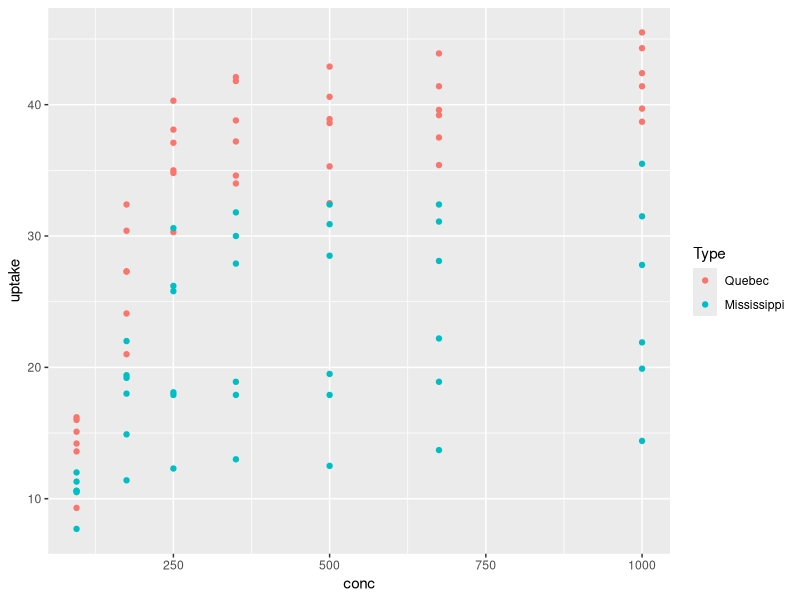
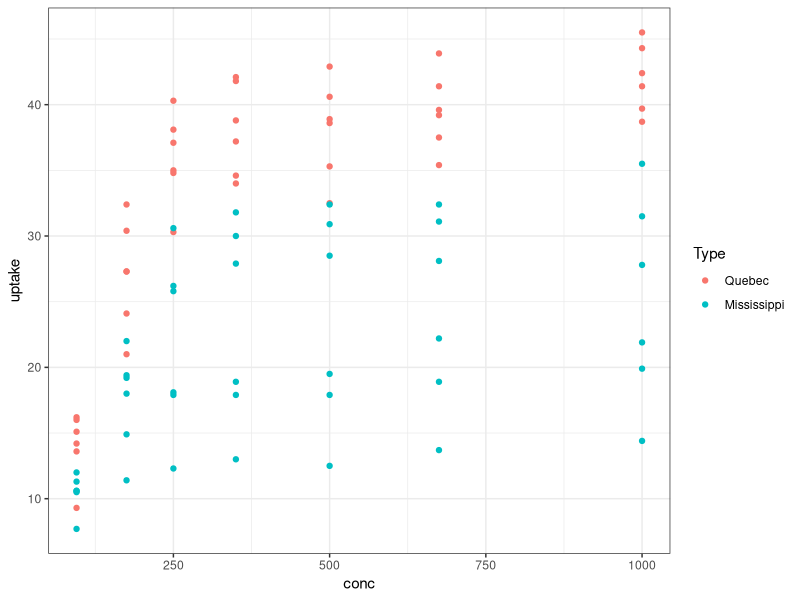
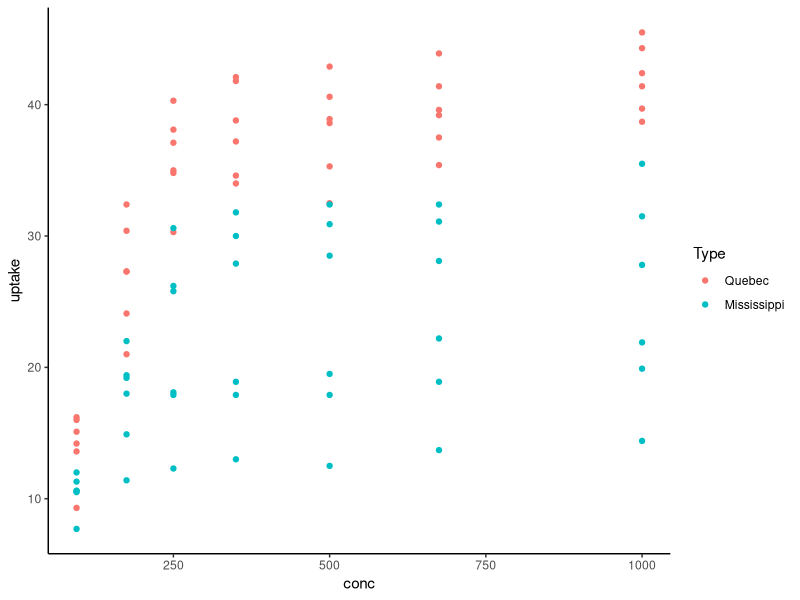
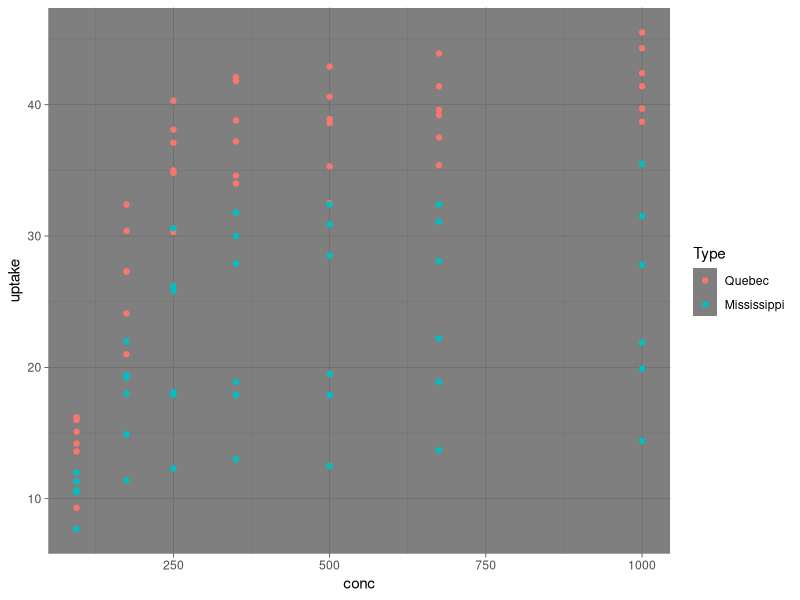
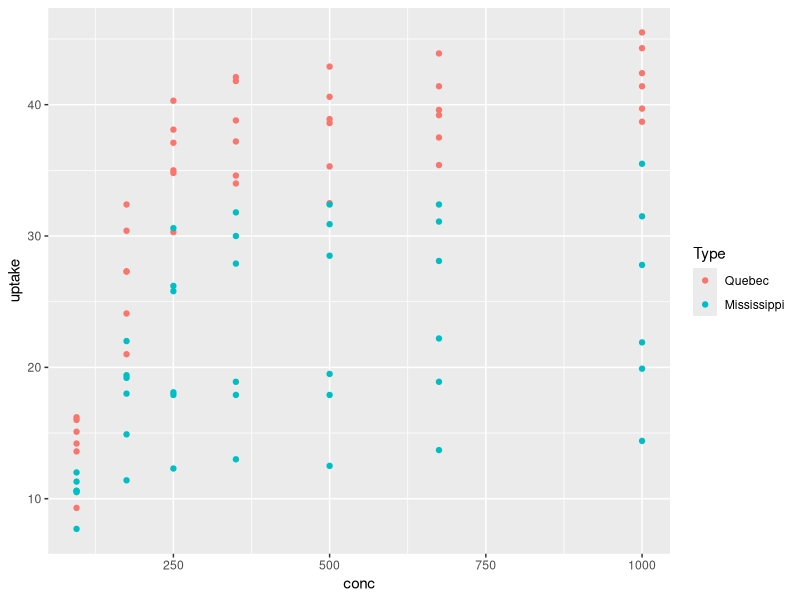
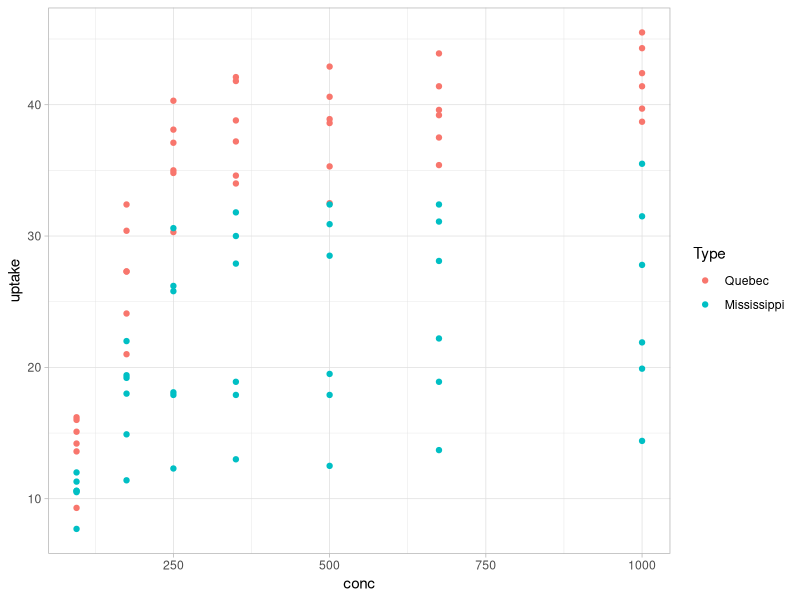
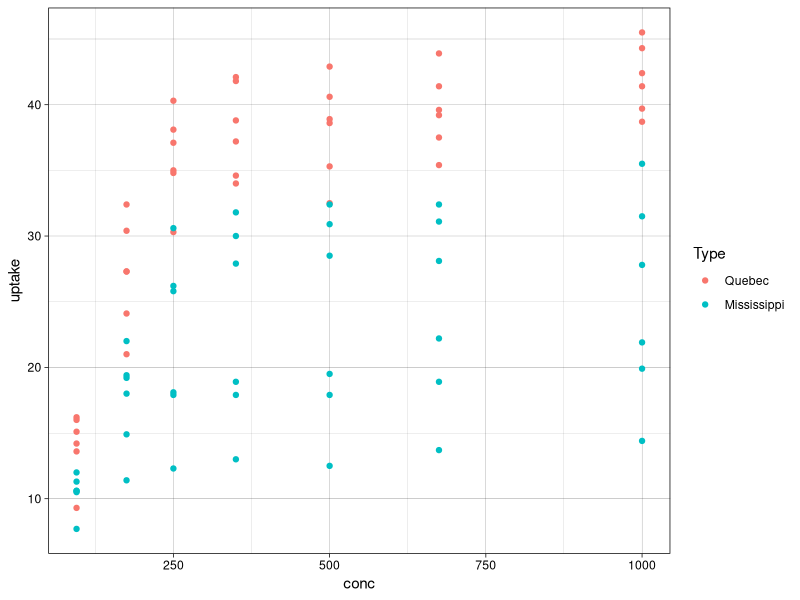
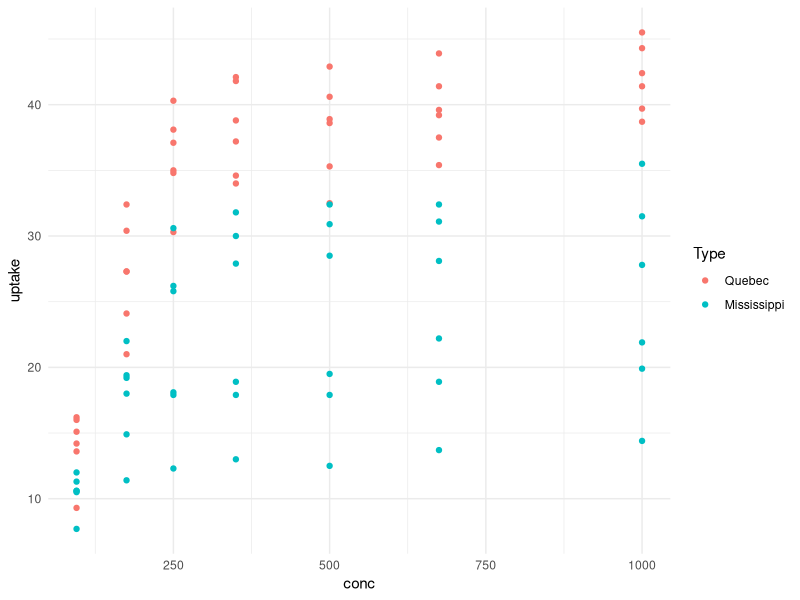

The R source for these figures, in order:
# Attēla noformēšana

library(ggplot2)

## Definētās attēla tēmas
ggplot(CO2, aes(conc, uptake, color = Type)) + geom_point()

ggplot(CO2, aes(conc, uptake, color = Type)) + geom_point() + 
      theme_bw()

ggplot(CO2, aes(conc, uptake, color = Type)) + geom_point() + 
      theme_classic()

ggplot(CO2, aes(conc, uptake, color = Type)) + geom_point() + 
      theme_dark()

ggplot(CO2, aes(conc, uptake, color = Type)) + geom_point() + 
      theme_grey()

ggplot(CO2, aes(conc, uptake, color = Type)) + geom_point() + 
      theme_light()

ggplot(CO2, aes(conc, uptake, color = Type)) + geom_point() + 
      theme_linedraw()

ggplot(CO2, aes(conc, uptake, color = Type)) + geom_point() + 
      theme_minimal()

ggplot(CO2, aes(conc, uptake, color = Type)) + geom_point() + 
      theme_void()

## Atsevišķu attēla elementu mainīšana

### Attēla virsraksts
ggplot(CO2, aes(conc, uptake, color = Type)) + geom_point() + 
      labs(title = "CO2 attēls")+
      theme(plot.title = element_text(colour = "darkgreen",
                                      size = 20,
                                      face = "italic"))

ggplot(CO2, aes(conc, uptake, color = Type)) + geom_point() + 
      labs(title = "CO2 attēls")+
      theme(plot.title = element_text(hjust = 0.5))

ggplot(CO2, aes(conc, uptake, color = Type)) + geom_point() + 
      labs(title = "CO2 attēls", subtitle = "Koncentrācijas ietekme")+
      theme(plot.subtitle = element_text(face = "bold",
                                         colour = "blue"))

### Asu paraksti
ggplot(CO2, aes(conc, uptake, color = Type)) + geom_point() + 
      theme(axis.title = element_text(size = 15,
                                      face = "bold"))

ggplot(CO2, aes(conc, uptake, color = Type)) + geom_point() + 
      theme(axis.title.x = element_blank(),
            axis.title.y = element_text(colour = "red"))

### Asu apzīmējumi
ggplot(CO2, aes(conc, uptake, color = Type)) + geom_point() + 
      theme(axis.text.x = element_text(angle = 45, hjust = 1),
            axis.text.y = element_text(angle = 90, hjust = 0.5))

### Asu līnijas
ggplot(CO2, aes(conc, uptake, color = Type)) + geom_point() + 
      theme(axis.line = element_line(linetype = "longdash"))

ggplot(CO2, aes(conc, uptake, color = Type)) + geom_point() + 
      theme(axis.line = element_line(arrow = arrow(length = unit(2, 'mm'))))

### Leģendas novietojums
ggplot(CO2, aes(conc,uptake, color = Type)) + geom_point() + 
      theme(legend.position = "bottom")

ggplot(CO2,aes(conc, uptake, color = Type)) + geom_point() + 
      theme(legend.position = c(0.1,0.8))

ggplot(CO2, aes(conc, uptake, color = Type)) + geom_point() + 
      theme(legend.position = "bottom",
            legend.direction = "vertical")

ggplot(CO2, aes(conc, uptake, color = Type)) + geom_point() + 
      theme(legend.box.spacing = unit(1, "cm"))

### Leģendas virsraksts
ggplot(CO2, aes(conc, uptake, color = Type)) + geom_point() + 
      theme(legend.title = element_text(size = 15,
                                        color = "darkgreen",
                                        face = "bold.italic",
                                        hjust = 1))

### Leģendas pamatne
ggplot(CO2, aes(conc, uptake, color = Type)) + geom_point() + 
      theme(legend.background = element_rect(fill = "grey73",
                                                 colour = "black"))

ggplot(CO2, aes(conc, uptake, color = Type, shape = Treatment)) + geom_point() + 
      theme(legend.box.background = element_rect(fill = "grey73",
                                                 colour = "black"),
            legend.background = element_rect(fill = "grey90"))

### Leģendas teksti
ggplot(CO2, aes(conc, uptake, color = Type)) + geom_point() + 
      theme(legend.text = element_text(size = 7,
                                       angle = 5,
                                       hjust = 0.8))

### Leģendas ieraksti
ggplot(CO2, aes(conc, uptake, color = Type)) + geom_point() + 
      theme(legend.key = element_rect(fill = "lightblue",
                                      color = "blue"))

ggplot(CO2, aes(conc, uptake, color = Type)) + geom_point() + 
      theme(legend.key.height = unit(0.5, "cm"),
            legend.key.width = unit(1, "cm"))

### Attēla iekšējās daļas pamatne
ggplot(CO2, aes(conc, uptake, color = Type)) + geom_point() + 
      theme(panel.background = element_blank())

ggplot(CO2, aes(conc, uptake, color = Type)) + geom_point() + 
      theme(panel.background = element_rect(fill = NA, color = "black"))

### Palīglīnijas (gridlines)
ggplot(CO2, aes(conc, uptake, color = Type)) + geom_point() + 
      theme(panel.grid = element_blank())

ggplot(CO2, aes(conc, uptake, color = Type)) + geom_point() + 
      theme(panel.grid.major.x = element_line(colour = "lightblue"),
            panel.grid.major.y = element_line(linetype = "dashed",
                                              linewidth = 2))

### Attēla daļu virsraksti
ggplot(CO2, aes(conc, uptake)) + geom_point() + 
      facet_grid(Treatment ~ Type) +
      theme(strip.background = element_rect(colour = "black", fill = NA),
            strip.text.x = element_text(face = "italic"),
            strip.text.y = element_text(face = "bold"))

### Visa attēla pamatne
ggplot(CO2, aes(conc, uptake, color = Type)) + geom_point() + 
      theme(plot.background = element_rect(fill = "lightgreen"))

ggplot(CO2, aes(conc, uptake, color = Type)) + geom_point() + 
      theme(plot.margin = unit(c(2, 2, 3, 3), "cm"))

## Noformējuma saglabāšana kā objektu
ggplot(CO2, aes(conc, uptake, color = Type)) + geom_point() +
  theme(axis.text = element_text(size = 12, color = "darkgreen"),
        axis.title = element_text(size = 15, color = "darkblue", face = "italic"),
        panel.background = element_rect(fill = NA),
        axis.line = element_line(color = "black"),
        legend.position = "top")

tema <- theme(axis.text = element_text(size = 12, color = "darkgreen"),
              axis.title = element_text(size = 15, color = "darkblue", face = "italic"),
              panel.background = element_rect(fill = NA),
              axis.line = element_line(color = "black"),
              legend.position = "top")
ggplot(CO2, aes(uptake, fill = Treatment)) + geom_histogram(binwidth = 5) +
  tema
